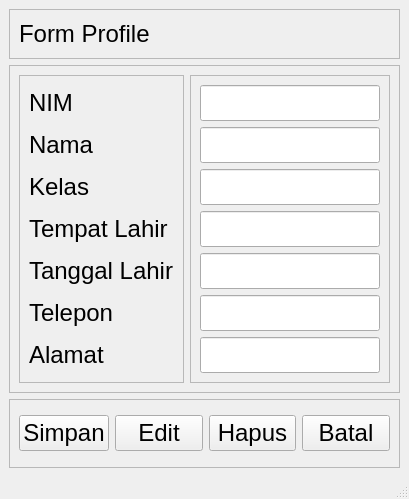
<?xml version="1.0" encoding="UTF-8"?>
<ui version="4.0">
 <class>MainWindow</class>
 <widget class="QMainWindow" name="MainWindow">
  <property name="geometry">
   <rect>
    <x>0</x>
    <y>0</y>
    <width>409</width>
    <height>499</height>
   </rect>
  </property>
  <property name="windowTitle">
   <string>MainWindow</string>
  </property>
  <widget class="QWidget" name="centralwidget">
   <layout class="QVBoxLayout" name="verticalLayout">
    <item>
     <widget class="QFrame" name="frame">
      <property name="minimumSize">
       <size>
        <width>0</width>
        <height>50</height>
       </size>
      </property>
      <property name="maximumSize">
       <size>
        <width>16777215</width>
        <height>50</height>
       </size>
      </property>
      <property name="frameShape">
       <enum>QFrame::StyledPanel</enum>
      </property>
      <property name="frameShadow">
       <enum>QFrame::Raised</enum>
      </property>
      <layout class="QVBoxLayout" name="verticalLayout_4">
       <item>
        <widget class="QLabel" name="label">
         <property name="minimumSize">
          <size>
           <width>0</width>
           <height>0</height>
          </size>
         </property>
         <property name="maximumSize">
          <size>
           <width>16777215</width>
           <height>16777215</height>
          </size>
         </property>
         <property name="font">
          <font>
           <pointsize>18</pointsize>
          </font>
         </property>
         <property name="text">
          <string>Form Profile</string>
         </property>
        </widget>
       </item>
      </layout>
     </widget>
    </item>
    <item>
     <widget class="QFrame" name="frame_2">
      <property name="frameShape">
       <enum>QFrame::StyledPanel</enum>
      </property>
      <property name="frameShadow">
       <enum>QFrame::Raised</enum>
      </property>
      <layout class="QHBoxLayout" name="horizontalLayout">
       <item>
        <widget class="QFrame" name="frame_4">
         <property name="frameShape">
          <enum>QFrame::StyledPanel</enum>
         </property>
         <property name="frameShadow">
          <enum>QFrame::Raised</enum>
         </property>
         <layout class="QVBoxLayout" name="verticalLayout_2">
          <item>
           <widget class="QLabel" name="label_2">
            <property name="font">
             <font>
              <pointsize>18</pointsize>
             </font>
            </property>
            <property name="text">
             <string>NIM</string>
            </property>
           </widget>
          </item>
          <item>
           <widget class="QLabel" name="label_3">
            <property name="font">
             <font>
              <pointsize>18</pointsize>
             </font>
            </property>
            <property name="text">
             <string>Nama</string>
            </property>
           </widget>
          </item>
          <item>
           <widget class="QLabel" name="label_4">
            <property name="font">
             <font>
              <pointsize>18</pointsize>
             </font>
            </property>
            <property name="text">
             <string>Kelas</string>
            </property>
           </widget>
          </item>
          <item>
           <widget class="QLabel" name="label_5">
            <property name="font">
             <font>
              <pointsize>18</pointsize>
             </font>
            </property>
            <property name="text">
             <string>Tempat Lahir</string>
            </property>
           </widget>
          </item>
          <item>
           <widget class="QLabel" name="label_6">
            <property name="font">
             <font>
              <pointsize>18</pointsize>
             </font>
            </property>
            <property name="text">
             <string>Tanggal Lahir</string>
            </property>
           </widget>
          </item>
          <item>
           <widget class="QLabel" name="label_7">
            <property name="font">
             <font>
              <pointsize>18</pointsize>
             </font>
            </property>
            <property name="text">
             <string>Telepon</string>
            </property>
           </widget>
          </item>
          <item>
           <widget class="QLabel" name="label_8">
            <property name="font">
             <font>
              <pointsize>18</pointsize>
             </font>
            </property>
            <property name="text">
             <string>Alamat</string>
            </property>
           </widget>
          </item>
         </layout>
        </widget>
       </item>
       <item>
        <widget class="QFrame" name="frame_5">
         <property name="frameShape">
          <enum>QFrame::StyledPanel</enum>
         </property>
         <property name="frameShadow">
          <enum>QFrame::Raised</enum>
         </property>
         <layout class="QVBoxLayout" name="verticalLayout_3">
          <item>
           <widget class="QLineEdit" name="lineEdit">
            <property name="font">
             <font>
              <pointsize>18</pointsize>
             </font>
            </property>
           </widget>
          </item>
          <item>
           <widget class="QLineEdit" name="lineEdit_2">
            <property name="font">
             <font>
              <pointsize>18</pointsize>
             </font>
            </property>
           </widget>
          </item>
          <item>
           <widget class="QLineEdit" name="lineEdit_3">
            <property name="font">
             <font>
              <pointsize>18</pointsize>
             </font>
            </property>
           </widget>
          </item>
          <item>
           <widget class="QLineEdit" name="lineEdit_4">
            <property name="font">
             <font>
              <pointsize>18</pointsize>
             </font>
            </property>
           </widget>
          </item>
          <item>
           <widget class="QLineEdit" name="lineEdit_5">
            <property name="font">
             <font>
              <pointsize>18</pointsize>
             </font>
            </property>
           </widget>
          </item>
          <item>
           <widget class="QLineEdit" name="lineEdit_6">
            <property name="font">
             <font>
              <pointsize>18</pointsize>
             </font>
            </property>
           </widget>
          </item>
          <item>
           <widget class="QLineEdit" name="lineEdit_7">
            <property name="font">
             <font>
              <pointsize>18</pointsize>
             </font>
            </property>
           </widget>
          </item>
         </layout>
        </widget>
       </item>
      </layout>
     </widget>
    </item>
    <item>
     <widget class="QFrame" name="frame_3">
      <property name="frameShape">
       <enum>QFrame::StyledPanel</enum>
      </property>
      <property name="frameShadow">
       <enum>QFrame::Raised</enum>
      </property>
      <layout class="QHBoxLayout" name="horizontalLayout_2">
       <item>
        <widget class="QPushButton" name="pushButton">
         <property name="font">
          <font>
           <pointsize>18</pointsize>
          </font>
         </property>
         <property name="text">
          <string>Simpan</string>
         </property>
        </widget>
       </item>
       <item>
        <widget class="QPushButton" name="pushButton_2">
         <property name="font">
          <font>
           <pointsize>18</pointsize>
          </font>
         </property>
         <property name="text">
          <string>Edit</string>
         </property>
        </widget>
       </item>
       <item>
        <widget class="QPushButton" name="pushButton_3">
         <property name="font">
          <font>
           <pointsize>18</pointsize>
          </font>
         </property>
         <property name="text">
          <string>Hapus</string>
         </property>
        </widget>
       </item>
       <item>
        <widget class="QPushButton" name="pushButton_4">
         <property name="font">
          <font>
           <pointsize>18</pointsize>
          </font>
         </property>
         <property name="text">
          <string>Batal</string>
         </property>
        </widget>
       </item>
      </layout>
     </widget>
    </item>
   </layout>
  </widget>
  <widget class="QMenuBar" name="menubar">
   <property name="geometry">
    <rect>
     <x>0</x>
     <y>0</y>
     <width>409</width>
     <height>21</height>
    </rect>
   </property>
  </widget>
  <widget class="QStatusBar" name="statusbar"/>
 </widget>
 <resources/>
 <connections/>
</ui>
